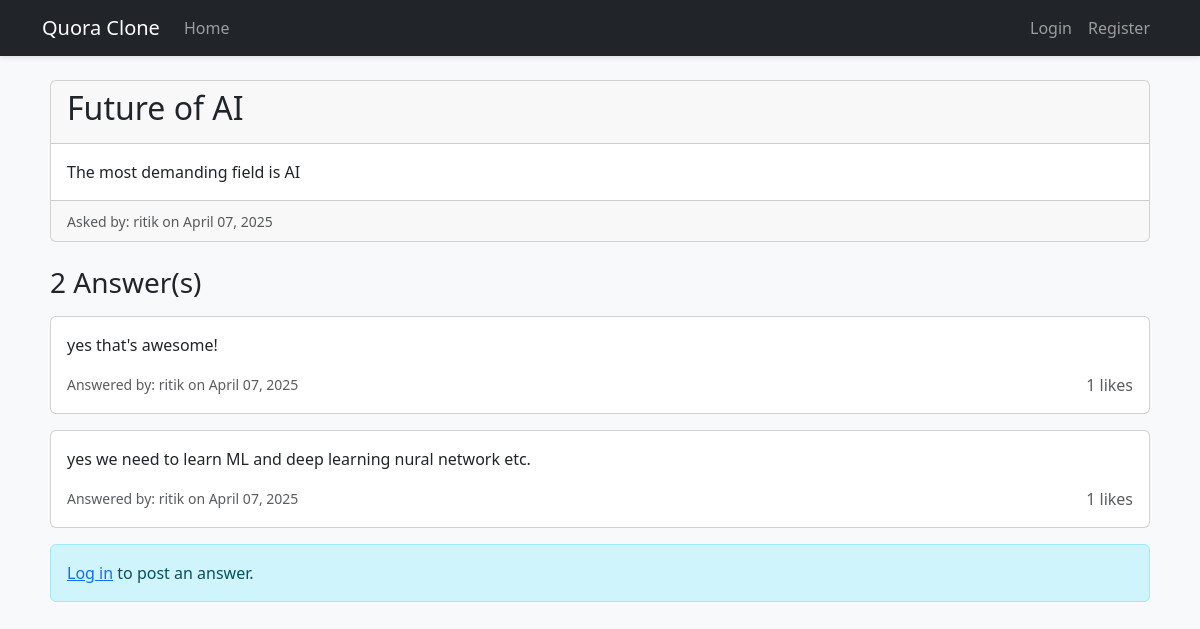
Screenshot of /question/1/ with the database file from the repository.
### qa_app/models.py (models this page shows, shortened)
class Question(models.Model):
    user = models.ForeignKey(User, on_delete=models.CASCADE)
    title = models.CharField(max_length=200)
    content = models.TextField()
    created_at = models.DateTimeField(default=timezone.now)
    class Meta:
        ordering = ['-created_at']

class Answer(models.Model):
    user = models.ForeignKey(User, on_delete=models.CASCADE)
    question = models.ForeignKey(Question, on_delete=models.CASCADE, related_name='answers')
    content = models.TextField()
    created_at = models.DateTimeField(default=timezone.now)
    likes = models.ManyToManyField(User, related_name='liked_answers', blank=True)
    class Meta:
        ordering = ['-created_at']

### qa_app/views.py (the view)
# urls.py: path('question/<int:pk>/', views.question_detail, name='question_detail'),
def question_detail(request, pk):
    question = get_object_or_404(Question, pk=pk)
    answers = question.answers.all()
    if request.method == 'POST':
        if not request.user.is_authenticated:
            messages.warning(request, 'You need to log in to post an answer.')
            return redirect('login')
        answer_form = AnswerForm(request.POST)
        if answer_form.is_valid():
            new_answer = answer_form.save(commit=False)
            new_answer.user = request.user
            new_answer.question = question
            new_answer.save()
            messages.success(request, 'Your answer has been posted!')
            return redirect('question_detail', pk=question.pk)
    else:
        answer_form = AnswerForm()
    context = {
        'question': question,
        'answers': answers,
        'answer_form': answer_form
    }
    return render(request, 'qa_app/question_detail.html', context)

### qa_app/templates/qa_app/question_detail.html (shortened to what this page needs)
{% extends "qa_app/base.html" %}
{% block content %}
<div class="card mb-4">
    <div class="card-header">
        <h2 class="card-title">{{ question.title }}</h2>
    </div>
    <div class="card-body">
        <p class="card-text">{{ question.content }}</p>
    </div>
    <div class="card-footer text-muted">
        <small>Asked by: {{ question.user.username }} on {{ question.created_at|date:"F d, Y" }}</small>
    </div>
</div>
<h3 class="mb-3">{{ answers.count }} Answer(s)</h3>
{% if answers %}
    {% for answer in answers %}
    <div class="card mb-3">
        <div class="card-body">
            <p class="card-text">{{ answer.content }}</p>
            <div class="d-flex justify-content-between align-items-center">
                <small class="text-muted">
                    Answered by: {{ answer.user.username }} on {{ answer.created_at|date:"F d, Y" }}
                </small>
                <div>
                    {% if user.is_authenticated %}
                    <form action="{% url 'like_answer' answer.pk %}" method="POST" class="d-inline">
                        {% csrf_token %}
                        <button type="submit" class="like-btn">
                            {% if user in answer.likes.all %}
                            <i class="fas fa-heart"></i> Unlike
                            {% else %}
                            <i class="far fa-heart"></i> Like
                            {% endif %}
                            ({{ answer.likes.count }})
                        </button>
                    </form>
                    {% else %}
                    <span class="text-muted">
                         {{ answer.likes.count }} likes
                    </span>
                    {% endif %}
                </div>
            </div>
        </div>
    </div>
    {% endfor %}
{% else %}
    <div class="alert alert-secondary mb-4">
        No answers yet. Be the first to answer!
    </div>
{% endif %}
{% if user.is_authenticated %}
<div class="card">
    <div class="card-header bg-light">
        <h4 class="card-title">Your Answer</h4>
    </div>
    <div class="card-body">
        <form method="POST">
            {% csrf_token %}
            <div class="form-group mb-3">
                {{ answer_form.content }}
            </div>
            <button type="submit" class="btn btn-primary">Post Answer</button>
        </form>
    </div>
</div>
{% else %}
<div class="alert alert-info">
    <a href="{% url 'login' %}">Log in</a> to post an answer.
</div>
{% endif %}
{% endblock %}

### qa_app/templates/qa_app/base.html (style rules this page uses)
body { padding-top: 60px; background-color: #f8f9fa; }

### rows the page displays
Question: title "Future of AI", content "The most demanding field is AI", user.username "ritik", created_at "April 07, 2025", count "2"
Answer: content "yes that's awesome!", user.username "ritik", created_at "April 07, 2025", likes.count "1"
Answer: content "yes we need to learn ML and deep learning nural network etc.", user.username "ritik", created_at "April 07, 2025", likes.count "1"
